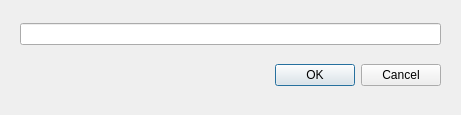
<?xml version="1.0" encoding="UTF-8"?>
<ui version="4.0">
    <class>OCC::CreateWeb</class>
    <widget class="QDialog" name="OCC::CreateWeb">
        <property name="geometry">
            <rect>
                <x>0</x>
                <y>0</y>
                <width>461</width>
                <height>115</height>
            </rect>
        </property>
        <property name="windowTitle">
            <string>Creer une page web</string>
        </property>
        <widget class="QWidget" name="verticalLayoutWidget">
            <property name="geometry">
                <rect>
                    <x>20</x>
                    <y>10</y>
                    <width>421</width>
                    <height>91</height>
                </rect>
            </property>
            <layout class="QVBoxLayout" name="verticalLayout">
                <item>
                    <widget class="QLineEdit" name="lineEdit"/>
                </item>
                <item>
                    <widget class="QDialogButtonBox" name="buttonBox">
                        <property name="orientation">
                            <enum>Qt::Horizontal</enum>
                        </property>
                        <property name="standardButtons">
                            <set>QDialogButtonBox::Cancel|QDialogButtonBox::Ok</set>
                        </property>
                    </widget>
                </item>
            </layout>
        </widget>
    </widget>
    <resources/>
    <connections>
        <connection>
            <sender>buttonBox</sender>
            <signal>accepted()</signal>
            <receiver>OCC::CreateWeb</receiver>
            <slot>accept()</slot>
            <hints>
                <hint type="sourcelabel">
                    <x>248</x>
                    <y>254</y>
                </hint>
                <hint type="destinationlabel">
                    <x>157</x>
                    <y>274</y>
                </hint>
            </hints>
        </connection>
        <connection>
            <sender>buttonBox</sender>
            <signal>rejected()</signal>
            <receiver>OCC::CreateWeb</receiver>
            <slot>reject()</slot>
            <hints>
                <hint type="sourcelabel">
                    <x>316</x>
                    <y>260</y>
                </hint>
                <hint type="destinationlabel">
                    <x>286</x>
                    <y>274</y>
                </hint>
            </hints>
        </connection>
    </connections>
</ui>
